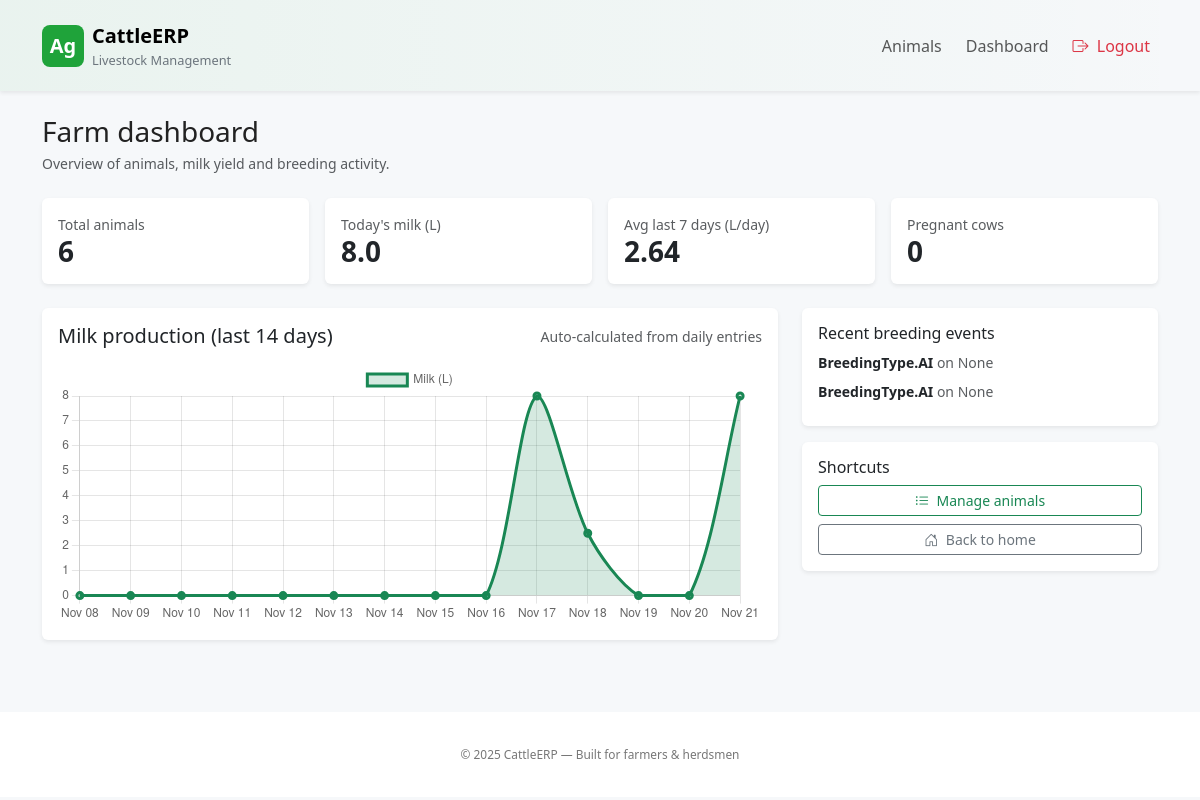
The page /dashboard (signed in) on the database its author committed.
### app/main.py (models this page shows)
class BreedingEvent(SQLModel, table=True):
    id: Optional[int] = Field(default=None, primary_key=True)
    animal_id: int = Field(foreign_key="animal.id", index=True)
    event_type: BreedingType
    event_date: date
    notes: Optional[str] = None

### app/main.py (the view)
@app.get("/dashboard", response_class=HTMLResponse)
def dashboard(
    request: Request,
    session: Session = Depends(get_session),
):
    user = get_current_user(request, session)
    if not user:
        return RedirectResponse(url="/login", status_code=302)
    stmt_animals = select(Animal)
    if user.farm_id and not user.is_admin:
        stmt_animals = stmt_animals.where(Animal.farm_id == user.farm_id)
    animals = session.exec(stmt_animals).all()
    total_animals = len(animals)
    today = date.today()
    stmt_milk = select(MilkYieldDaily).where(MilkYieldDaily.entry_date == today)
    if user.farm_id and not user.is_admin:
        milk_rows = []
        for row in session.exec(stmt_milk).all():
            a = session.get(Animal, row.animal_id)
            if a and a.farm_id == user.farm_id:
                milk_rows.append(row)
    else:
        milk_rows = session.exec(stmt_milk).all()
    milk_today = sum(m.total_liters for m in milk_rows) if milk_rows else 0
    last7_start = today - timedelta(days=6)
    stmt7 = select(MilkYieldDaily).where(
        (MilkYieldDaily.entry_date >= last7_start)
        & (MilkYieldDaily.entry_date <= today)
    )
    milk7 = session.exec(stmt7).all()
    if milk7:
        total7 = sum(m.total_liters for m in milk7)
        avg_7 = round(total7 / 7, 2)
    else:
        avg_7 = 0
    gest_q = select(Gestation).where(
        (Gestation.predicted_calving_date >= today)
        & (Gestation.actual_calving_date.is_(None))
    )
    gest_list = session.exec(gest_q).all()
    if user.farm_id and not user.is_admin:
        pregnant_count = 0
        for g in gest_list:
            a = session.get(Animal, g.animal_id)
            if a and a.farm_id == user.farm_id:
                pregnant_count += 1
    else:
        pregnant_count = len(gest_list)
    start_chart = today - timedelta(days=13)
    chart_labels: List[str] = []
    chart_values: List[float] = []
    for offset in range(14):
        d = start_chart + timedelta(days=offset)
        label = d.strftime("%b %d")
        stmt_day = select(MilkYieldDaily).where(MilkYieldDaily.entry_date == d)
        day_rows = session.exec(stmt_day).all()
        if user.farm_id and not user.is_admin:
            day_total = 0.0
            for m in day_rows:
                a = session.get(Animal, m.animal_id)
                if a and a.farm_id == user.farm_id:
                    day_total += m.total_liters
        else:
            day_total = sum(m.total_liters for m in day_rows)
        chart_labels.append(label)
        chart_values.append(day_total)
    recent_events = session.exec(
        select(BreedingEvent).order_by(BreedingEvent.event_date.desc())
    ).all()[:5]
    return templates.TemplateResponse(
        "dashboard.html",
        {
            "request": request,
            "user": user,
            "total_animals": total_animals,
            "today_milk": milk_today,
            "avg_7": avg_7,
            "pregnant": pregnant_count,
            "chart_labels": chart_labels,
            "chart_values": chart_values,
            "recent_events": recent_events,
        },
    )

### templates/dashboard.html (shortened to what this page needs)
{% extends "base.html" %}
{% block content %}
<div class="mb-4">
  <h2 class="h3 mb-1">Farm dashboard</h2>
  <p class="small text-muted mb-0">
    Overview of animals, milk yield and breeding activity.
  </p>
</div>
<div class="row g-3 mb-4">
  <div class="col-md-3 col-sm-6">
    <div class="card shadow-sm border-0">
      <div class="card-body">
        <div class="small text-muted">Total animals</div>
        <div class="h3 mb-0 fw-bold">{{ total_animals }}</div>
      </div>
    </div>
  </div>
  <div class="col-md-3 col-sm-6">
    <div class="card shadow-sm border-0">
      <div class="card-body">
        <div class="small text-muted">Today's milk (L)</div>
        <div class="h3 mb-0 fw-bold">{{ today_milk }}</div>
      </div>
    </div>
  </div>
  <div class="col-md-3 col-sm-6">
    <div class="card shadow-sm border-0">
      <div class="card-body">
        <div class="small text-muted">Avg last 7 days (L/day)</div>
        <div class="h3 mb-0 fw-bold">{{ avg_7 }}</div>
      </div>
    </div>
  </div>
  <div class="col-md-3 col-sm-6">
    <div class="card shadow-sm border-0">
      <div class="card-body">
        <div class="small text-muted">Pregnant cows</div>
        <div class="h3 mb-0 fw-bold">{{ pregnant }}</div>
      </div>
    </div>
  </div>
</div>
<div class="row g-4">
  <div class="col-lg-8">
    <div class="card shadow-sm border-0 h-100">
      <div class="card-body">
        <div class="d-flex justify-content-between align-items-center mb-3">
          <h5 class="mb-0">Milk production (last 14 days)</h5>
          <span class="small text-muted">Auto-calculated from daily entries</span>
        </div>
        <div style="height:260px;">
          <canvas id="milkChart"></canvas>
        </div>
      </div>
    </div>
  </div>
  <div class="col-lg-4">
    <div class="card shadow-sm border-0 mb-3">
      <div class="card-body">
        <h6 class="mb-2">Recent breeding events</h6>
        {% if recent_events %}
          <ul class="list-unstyled small mb-0">
            {% for ev in recent_events %}
              <li class="mb-2">
                <strong>{{ ev.event_type }}</strong>
                <span class="text-muted">on {{ ev.event_date }}</span>
              </li>
            {% endfor %}
          </ul>
        {% else %}
          <p class="small text-muted mb-0">No breeding events recorded yet.</p>
        {% endif %}
      </div>
    </div>
    <div class="card shadow-sm border-0">
      <div class="card-body">
        <h6 class="mb-2">Shortcuts</h6>
        <div class="d-grid gap-2">
          <a href="/animals" class="btn btn-outline-success btn-sm">
            <i class="bi bi-list-ul me-1"></i> Manage animals
          </a>
          <a href="/home" class="btn btn-outline-secondary btn-sm">
            <i class="bi bi-house-door me-1"></i> Back to home
          </a>
        </div>
      </div>
    </div>
  </div>
</div>
{% endblock %}
{% block scripts %}
<script>
  const chartLabels = {{ chart_labels | tojson | safe }};
  const chartValues = {{ chart_values | tojson | safe }};
  const ctx = document.getElementById('milkChart');
  if (ctx) {
    new Chart(ctx, {
      type: 'line',
      data: {
        labels: chartLabels,
        datasets: [{
          label: 'Milk (L)',
          data: chartValues,
          borderWidth: 3,
          borderColor: 'rgb(25, 135, 84)',
          backgroundColor: 'rgba(25, 135, 84, 0.18)',
          tension: 0.3,
          pointRadius: 3,
          pointHoverRadius: 5,
          fill: true
        }]
      },
      options: {
        responsive: true,
        maintainAspectRatio: false,
        scales: {
          y: { beginAtZero: true }
        }
      }
    });
  }
</script>
{% endblock %}

### templates/base.html (style rules this page uses)
:root { --brand: #1fa33a; --muted: #6c757d; --card-bg: #ffffff; --soft: rgba(31,163,58,0.08); }
body { background: #f6f8fa; color: #222; }

### rows shown on the page
BreedingEvent: event_type "BreedingType.AI", event_date "None"
BreedingEvent: event_type "BreedingType.AI", event_date "None"

### other values the page prints
{{ total_animals }} "6"
{{ today_milk }} "8.0"
{{ avg_7 }} "2.64"
{{ pregnant }} "0"
chart data {{ chart_values | tojson | safe }} [0, 0, 0, 0, 0, 0, 0, 0, 0, 8.0, 2.5, 0, 0, 8.0]
